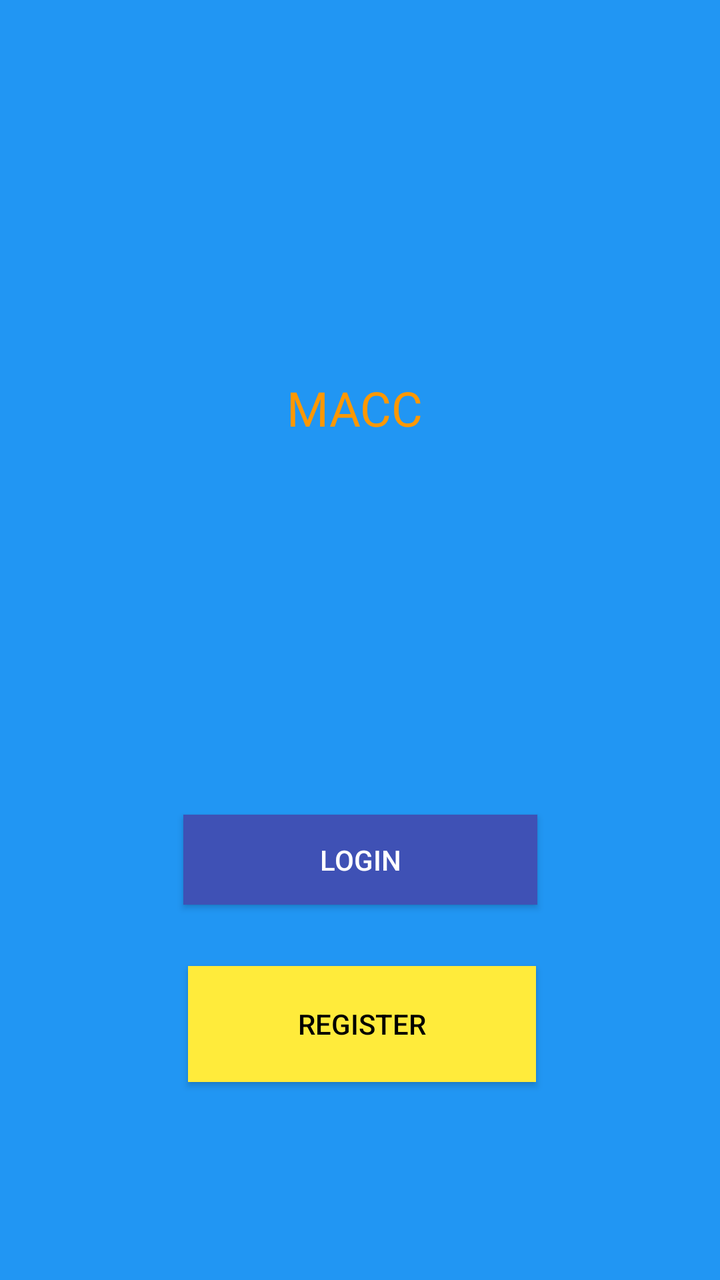
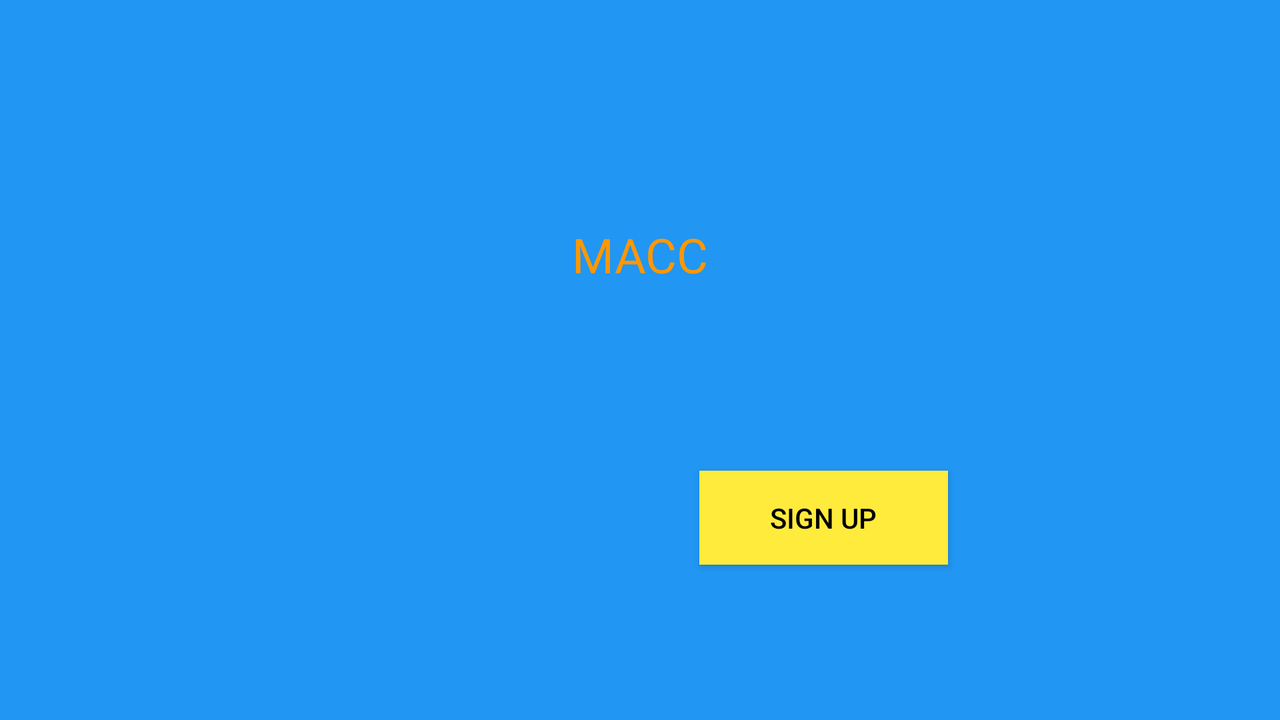

The same Android screen from two of the app's own layout files: first res/layout/ as a phone draws it, then the repository's variant for another configuration, drawn on a device whose configuration selects that folder. Both files follow.
<!-- AndroidManifest.xml: application theme Theme.MobileProject -->
<!-- res/layout/fragment_first.xml -->
<?xml version="1.0" encoding="utf-8"?>
<androidx.constraintlayout.widget.ConstraintLayout xmlns:android="http://schemas.android.com/apk/res/android"
    xmlns:app="http://schemas.android.com/apk/res-auto"
    xmlns:tools="http://schemas.android.com/tools"
    android:layout_width="match_parent"
    android:layout_height="match_parent"
    android:background="#2196F3"
    tools:context=".FirstFragment">

    <TextView
        android:id="@+id/textview_first"
        android:layout_width="wrap_content"
        android:layout_height="wrap_content"
        android:background="#2196F3"
        android:fontFamily="@font/press_start_2p"
        android:text="@string/app_name"
        android:textAlignment="center"
        android:textColor="#FF9800"
        android:textSize="24sp"
        app:layout_constraintBottom_toTopOf="@id/loginbut"
        app:layout_constraintEnd_toEndOf="parent"
        app:layout_constraintHorizontal_bias="0.491"
        app:layout_constraintStart_toStartOf="parent"
        app:layout_constraintTop_toTopOf="parent" />

    <Button
        android:id="@+id/loginbut"
        android:layout_width="177dp"
        android:layout_height="45dp"
        android:background="#FFEB3B"
        android:backgroundTint="#3F51B5"
        android:fallbackLineSpacing="false"
        android:text="@string/log_but"
        android:textAlignment="center"
        android:textColor="#FFFFFF"
        app:layout_constraintBottom_toBottomOf="parent"
        app:layout_constraintEnd_toEndOf="parent"
        app:layout_constraintStart_toStartOf="parent"
        app:layout_constraintTop_toBottomOf="@id/textview_first"
        app:rippleColor="#FFFFFF"
        app:strokeColor="#FFFFFF" />

    <Button
        android:id="@+id/signupbut"
        android:layout_width="174dp"
        android:layout_height="58dp"
        android:background="#FFEB3B"
        android:text="@string/reg_but"
        app:layout_constraintBottom_toBottomOf="parent"
        app:layout_constraintEnd_toEndOf="parent"
        app:layout_constraintHorizontal_bias="0.506"
        app:layout_constraintStart_toStartOf="parent"
        app:layout_constraintTop_toBottomOf="@+id/loginbut"
        app:layout_constraintVertical_bias="0.237" />
</androidx.constraintlayout.widget.ConstraintLayout>
<!-- resources referenced by this layout -->
<resources>
  <string name="app_name">MACC</string>
  <string name="log_but">LOGIN</string>
  <string name="reg_but">REGISTER</string>
  <style name="Theme.MobileProject" parent="Theme.AppCompat.Light">
          
  
          <item name="colorPrimary">@color/theme2</item>
          <item name="colorPrimaryDark">@color/theme3</item>
          <item name="colorAccent">@color/theme1</item>
  
  
          <item name="android:colorBackground">@color/theme1</item>
          <item name="android:textColor">@color/black</item>
          <item name="android:editTextColor">@color/white</item>
          <item name="android:textColorHint">@color/grey</item>
  
  
  
          
          <item name="windowActionBar">false</item>
          <item name="windowNoTitle">true</item>
      </style>
  <color name="theme2">#FF9800</color>
  <color name="theme3">#FF5722</color>
  <color name="theme1">#03A9F4</color>
  <color name="black">#FF000000</color>
  <color name="white">#FFFFFFFF</color>
</resources>
<!-- res/layout-land/fragment_first.xml (the repository's variant of the layout above) -->
<!-- drawn on the phone turned sideways -->
<?xml version="1.0" encoding="utf-8"?>
<androidx.constraintlayout.widget.ConstraintLayout xmlns:android="http://schemas.android.com/apk/res/android"
    xmlns:app="http://schemas.android.com/apk/res-auto"
    xmlns:tools="http://schemas.android.com/tools"
    android:layout_width="match_parent"
    android:layout_height="match_parent"
    android:background="#2196F3"
    tools:context=".FirstFragment">

    <TextView
        android:id="@+id/textview_first"
        android:layout_width="wrap_content"
        android:layout_height="wrap_content"
        android:layout_marginTop="111dp"
        android:layout_marginBottom="106dp"
        android:background="#2196F3"
        android:fontFamily="@font/press_start_2p"
        android:text="@string/app_name"
        android:textAlignment="center"
        android:textColor="#FF9800"
        android:textSize="24sp"
        app:layout_constraintBottom_toTopOf="@+id/loginbut"
        app:layout_constraintEnd_toEndOf="parent"
        app:layout_constraintStart_toStartOf="parent"
        app:layout_constraintTop_toTopOf="parent" />

    <Button
        android:id="@+id/loginbut"
        android:layout_width="0dp"
        android:layout_height="0dp"
        android:layout_marginStart="140dp"
        android:layout_marginEnd="85dp"
        android:layout_marginBottom="116dp"
        android:background="#FFEB3B"
        android:backgroundTint="#3F51B5"
        android:fallbackLineSpacing="false"
        android:text="Login"
        android:textAlignment="center"
        android:textColor="#FFFFFF"
        app:layout_constraintBottom_toBottomOf="parent"
        app:layout_constraintEnd_toStartOf="@+id/signupbut"
        app:layout_constraintStart_toStartOf="parent"
        app:layout_constraintTop_toBottomOf="@+id/textview_first"
        app:rippleColor="#FFFFFF"
        app:strokeColor="#FFFFFF" />

    <Button
        android:id="@+id/signupbut"
        android:layout_width="0dp"
        android:layout_height="47dp"
        android:layout_marginEnd="166dp"
        android:background="#FFEB3B"
        android:text="Sign up"
        app:layout_constraintBaseline_toBaselineOf="@+id/loginbut"
        app:layout_constraintEnd_toEndOf="parent"
        app:layout_constraintStart_toEndOf="@+id/loginbut" />
</androidx.constraintlayout.widget.ConstraintLayout>
<!-- resources referenced by the variant -->
<!-- as the phone turned sideways resolves them -->
<resources>
  <string name="app_name">MACC</string>
  <style name="Theme.MobileProject" parent="Theme.AppCompat.Light">
          
  
          <item name="colorPrimary">@color/theme2</item>
          <item name="colorPrimaryDark">@color/theme3</item>
          <item name="colorAccent">@color/theme1</item>
  
  
          <item name="android:colorBackground">@color/theme1</item>
          <item name="android:textColor">@color/black</item>
          <item name="android:editTextColor">@color/white</item>
          <item name="android:textColorHint">@color/grey</item>
  
  
  
          
          <item name="windowActionBar">false</item>
          <item name="windowNoTitle">true</item>
      </style>
  <color name="theme2">#FF9800</color>
  <color name="theme3">#FF5722</color>
  <color name="theme1">#03A9F4</color>
  <color name="black">#FF000000</color>
  <color name="white">#FFFFFFFF</color>
</resources>
